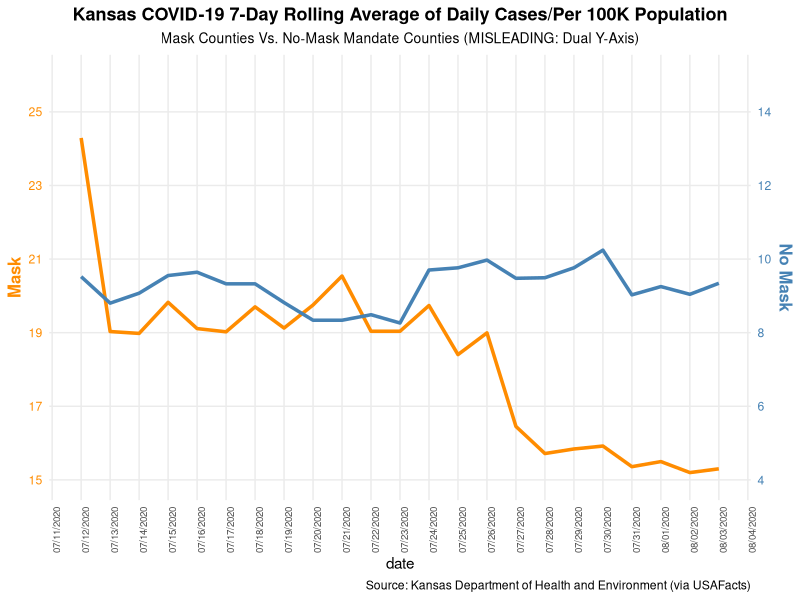
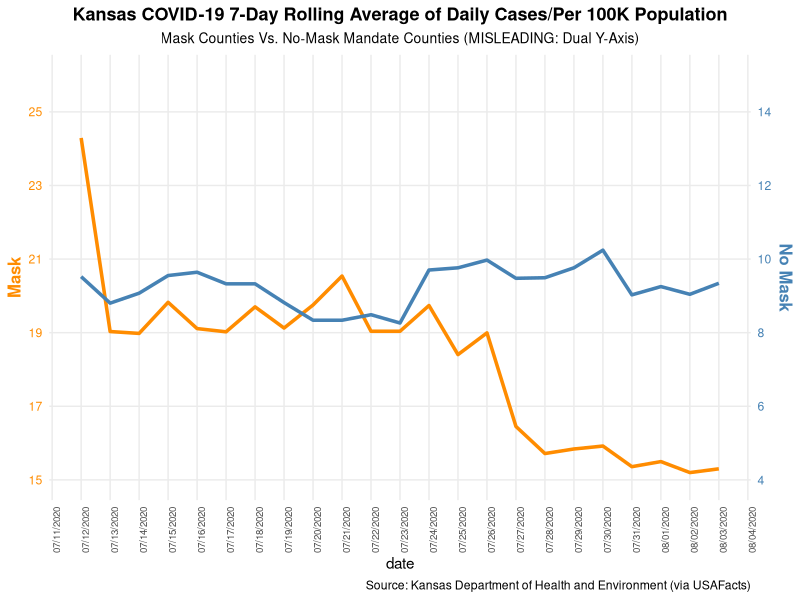

These charts were generated, in order, by the following R code:
library(tidyverse)
library(zoo)

kansas_daily <- read_csv("kansas_usafacts_jul05_aug03_2020.csv", show_col_types = FALSE)

grouped <- kansas_daily %>%
  filter(!is.na(population), !is.na(daily_new_cases)) %>%
  group_by(mask_mandate, date) %>%
  summarise(
    total_new = sum(daily_new_cases, na.rm = TRUE),
    total_pop = sum(population, na.rm = TRUE),
    .groups = "drop"
  ) %>%
  mutate(per_100k = total_new / total_pop * 100000) %>%
  arrange(mask_mandate, date) %>%
  group_by(mask_mandate) %>%
  mutate(rolling_avg = rollmean(per_100k, k = 7, fill = NA, align = "right")) %>%
  ungroup() %>%
  filter(date >= as.Date("2020-07-12"), !is.na(rolling_avg))

mask_df   <- grouped %>% filter(mask_mandate == "Mask")
nomask_df <- grouped %>% filter(mask_mandate == "No Mask")

offset <- 11

p1 <- ggplot() +
  geom_line(data = mask_df,
            aes(x = date, y = rolling_avg),
            color = "darkorange", linewidth = 1.2) +
  geom_line(data = nomask_df,
            aes(x = date, y = rolling_avg + offset),
            color = "steelblue", linewidth = 1.2) +
  scale_y_continuous(
    name = "Mask",
    limits = c(15, 26),
    breaks = seq(15, 25, by = 2),
    sec.axis = sec_axis(~ . - offset,
                        name = "No Mask",
                        breaks = seq(4, 14, by = 2))
  ) +
  scale_x_date(date_breaks = "1 day", date_labels = "%m/%d/%Y") +
  labs(
    title = "Kansas COVID-19 7-Day Rolling Average of Daily Cases/Per 100K Population",
    subtitle = "Mask Counties Vs. No-Mask Mandate Counties (MISLEADING: Dual Y-Axis)",
    caption = "Source: Kansas Department of Health and Environment (via USAFacts)"
  ) +
  theme_minimal() +
  theme(
    axis.title.y.left  = element_text(color = "darkorange", face = "bold", size = 12),
    axis.text.y.left   = element_text(color = "darkorange"),
    axis.title.y.right = element_text(color = "steelblue", face = "bold", size = 12),
    axis.text.y.right  = element_text(color = "steelblue"),
    axis.text.x        = element_text(angle = 90, hjust = 1, size = 7),
    plot.title         = element_text(face = "bold", size = 13, hjust = 0.5),
    plot.subtitle      = element_text(hjust = 0.5, size = 10),
    panel.grid.minor   = element_blank()
  )

print(p1)
ggsave("plot1_misleading_dual_axis.png", p1, width = 12, height = 6, dpi = 150)